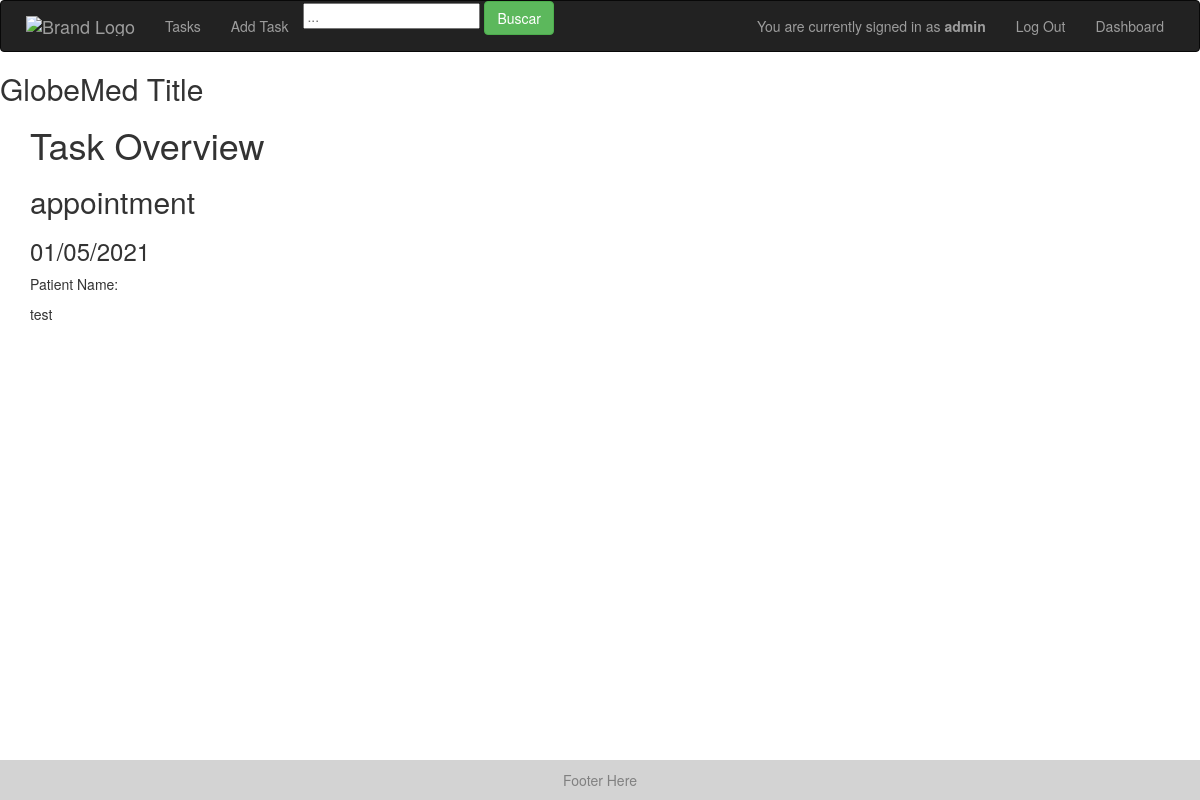
The app's page /task/1 (signed in) with its own data.
### models.py (models this page shows)
class Task(Base):
    __tablename__ = "tasks"
    id = Column(Integer, primary_key=True)
    task_type = Column(String, default="Generic")
    creator_id = Column(Integer)
    created_datetime = Column(DateTime)
    created_datestring = Column(String)
    due_datetime = Column(DateTime)
    due_datestring = Column(String)
    description = Column(String)
    completed = Column(Boolean) # completed or not
    fields = Column(PickleType) # dictionary of strings to strings

### app.py (the view)
@app.route('/task/<int:task_id>')
@check_login_wrapper
def task(task_id):
    return render_template("task.html", task=get_task(task_id))

### app.py (called while the page is built)
def check_login_wrapper(func):
    @wraps(func)
    def inner(*args, **kwargs):
        print("here")
        if "username" not in login_session:
            return redirect(url_for('login'))
        return func(*args, **kwargs)
    return inner

### database.py (called while the page is built)
def get_task(task_id):
    return session.query(Task).filter_by(id=task_id).first()

### templates/task.html
{% extends "layout.html" %}
{% block body %}
	<h1>Task Overview</h1>
	{% if task.task_type == "appointment" %}
	<h2> {{ task.task_type }} </h2>
	<h3> {{ task.due_datestring }} </h3>
	<p> Patient Name: {{ task.patient_name }} </p>
	<p> {{ task.description }} </p>
	{% else %}
	<h2> {{ task.task_type }} </h2>
	<h3> {{ task.due_datestring }} </h3>
	<p> {{ task.description }} </p>
	{% endif %}
{%endblock%}

### records on screen
Task: task_type "appointment", due_datestring "01/05/2021", description "test"

### other values on screen
{{ session['username'] }} "admin"
